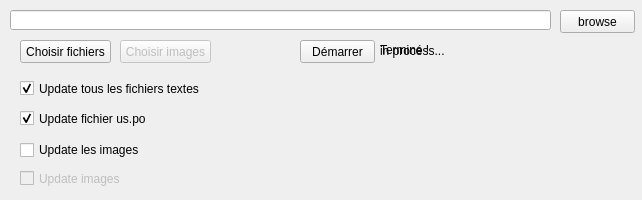
<?xml version="1.0" encoding="UTF-8"?>
<ui version="4.0">
 <class>MainWindow</class>
 <widget class="QMainWindow" name="MainWindow">
  <property name="geometry">
   <rect>
    <x>0</x>
    <y>0</y>
    <width>642</width>
    <height>200</height>
   </rect>
  </property>
  <property name="minimumSize">
   <size>
    <width>642</width>
    <height>200</height>
   </size>
  </property>
  <property name="maximumSize">
   <size>
    <width>642</width>
    <height>200</height>
   </size>
  </property>
  <property name="windowTitle">
   <string>Zero Time Dilemma patch automatique</string>
  </property>
  <property name="windowIcon">
   <iconset>
    <normaloff>:/ressource/DreamteamLogo.ico</normaloff>:/ressource/DreamteamLogo.ico</iconset>
  </property>
  <property name="locale">
   <locale language="English" country="UnitedStates"/>
  </property>
  <widget class="QWidget" name="centralwidget">
   <widget class="QPushButton" name="pushButton_process">
    <property name="geometry">
     <rect>
      <x>300</x>
      <y>40</y>
      <width>75</width>
      <height>23</height>
     </rect>
    </property>
    <property name="maximumSize">
     <size>
      <width>16777215</width>
      <height>16777211</height>
     </size>
    </property>
    <property name="text">
     <string>Démarrer</string>
    </property>
   </widget>
   <widget class="QPushButton" name="pushButton_browse">
    <property name="geometry">
     <rect>
      <x>560</x>
      <y>10</y>
      <width>75</width>
      <height>23</height>
     </rect>
    </property>
    <property name="text">
     <string>browse</string>
    </property>
   </widget>
   <widget class="QLabel" name="label_done">
    <property name="geometry">
     <rect>
      <x>380</x>
      <y>40</y>
      <width>121</width>
      <height>20</height>
     </rect>
    </property>
    <property name="text">
     <string>Terminé !</string>
    </property>
   </widget>
   <widget class="QLabel" name="label_process">
    <property name="geometry">
     <rect>
      <x>380</x>
      <y>40</y>
      <width>251</width>
      <height>21</height>
     </rect>
    </property>
    <property name="text">
     <string>in process...</string>
    </property>
   </widget>
   <widget class="FileEdit" name="fileEdit_path">
    <property name="geometry">
     <rect>
      <x>10</x>
      <y>10</y>
      <width>541</width>
      <height>20</height>
     </rect>
    </property>
   </widget>
   <widget class="QPushButton" name="pushButton_choix_fichier">
    <property name="geometry">
     <rect>
      <x>20</x>
      <y>40</y>
      <width>91</width>
      <height>23</height>
     </rect>
    </property>
    <property name="text">
     <string>Choisir fichiers</string>
    </property>
   </widget>
   <widget class="QPushButton" name="pushButton_choix_image">
    <property name="enabled">
     <bool>false</bool>
    </property>
    <property name="geometry">
     <rect>
      <x>120</x>
      <y>40</y>
      <width>91</width>
      <height>23</height>
     </rect>
    </property>
    <property name="text">
     <string>Choisir images</string>
    </property>
   </widget>
   <widget class="QCheckBox" name="checkBox_fichiers">
    <property name="geometry">
     <rect>
      <x>20</x>
      <y>80</y>
      <width>441</width>
      <height>17</height>
     </rect>
    </property>
    <property name="text">
     <string>Update tous les fichiers textes</string>
    </property>
    <property name="checked">
     <bool>true</bool>
    </property>
    <property name="tristate">
     <bool>false</bool>
    </property>
   </widget>
   <widget class="QCheckBox" name="checkBox_imagesDDS">
    <property name="enabled">
     <bool>false</bool>
    </property>
    <property name="geometry">
     <rect>
      <x>20</x>
      <y>170</y>
      <width>441</width>
      <height>17</height>
     </rect>
    </property>
    <property name="text">
     <string>Update images</string>
    </property>
   </widget>
   <widget class="QCheckBox" name="checkBox_imagesZIP">
    <property name="geometry">
     <rect>
      <x>20</x>
      <y>110</y>
      <width>521</width>
      <height>17</height>
     </rect>
    </property>
    <property name="text">
     <string>Update fichier us.po</string>
    </property>
    <property name="checked">
     <bool>true</bool>
    </property>
   </widget>
   <widget class="QCheckBox" name="checkBox_videos">
    <property name="enabled">
     <bool>true</bool>
    </property>
    <property name="geometry">
     <rect>
      <x>20</x>
      <y>140</y>
      <width>501</width>
      <height>20</height>
     </rect>
    </property>
    <property name="text">
     <string>Update les images</string>
    </property>
   </widget>
   <zorder>pushButton_process</zorder>
   <zorder>pushButton_browse</zorder>
   <zorder>fileEdit_path</zorder>
   <zorder>pushButton_choix_fichier</zorder>
   <zorder>pushButton_choix_image</zorder>
   <zorder>label_done</zorder>
   <zorder>label_process</zorder>
   <zorder>checkBox_fichiers</zorder>
   <zorder>checkBox_imagesDDS</zorder>
   <zorder>checkBox_imagesZIP</zorder>
   <zorder>checkBox_videos</zorder>
  </widget>
 </widget>
 <customwidgets>
  <customwidget>
   <class>FileEdit</class>
   <extends>QLineEdit</extends>
   <header>fileEdit</header>
  </customwidget>
 </customwidgets>
 <tabstops>
  <tabstop>pushButton_browse</tabstop>
  <tabstop>pushButton_process</tabstop>
 </tabstops>
 <resources>
  <include location="ressource.qrc"/>
 </resources>
 <connections/>
</ui>
